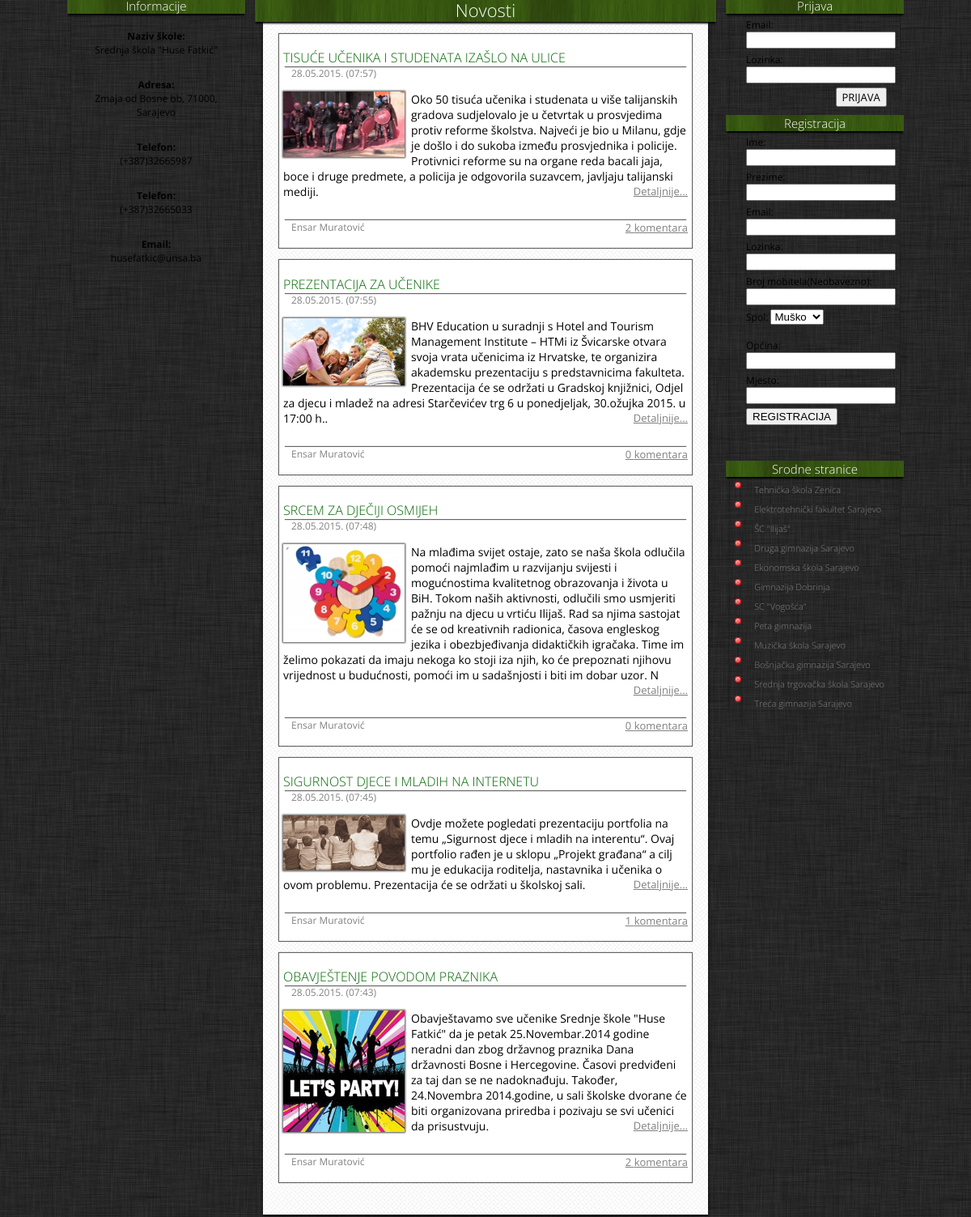
Screenshot of /index1.php with the database file from the repository.
### tables this page shows
CREATE TABLE IF NOT EXISTS `novosti` (
  `id` int(11) NOT NULL AUTO_INCREMENT,
  `autor` varchar(50) NOT NULL,
  `vrijeme` timestamp NOT NULL,
  `naslov` varchar(150) NOT NULL,
  `slika` varchar(100) NOT NULL,
  `tekst` varchar(500) NOT NULL,
  `detaljanTekst` varchar(10000) DEFAULT NULL,
  PRIMARY KEY (`id`)
);

### index1.php (the view, shortened to what this page needs)
<!DOCTYPE html>
<HTML>
<HEAD>
<link href="css/stil.css" rel="stylesheet" type="text/css">
<link href="css/stil.css" rel="stylesheet" type="text/css">
</HEAD>
<BODY>
		<div id="lijevoTijelo">
			<h3> Informacije</h3>
			<p><b>Naziv škole:</b><br> Srednja škola "Huse Fatkić"</p>
			<p><b>Adresa:</b><br> Zmaja od Bosne bb, 71000, Sarajevo</p>
			<p><b>Telefon:</b><br> (+387)32665987</p>
			<p><b>Telefon:</b><br> (+387)32665033</p>
			<p><b>Email:</b><br> husefatkic@unsa.ba</p>
		</div>
		<div id="desnoTijelo">
			<h3> Prijava</h3>
				<div id="login">
					<form  name="loginForma"  method="post" onsubmit="return validateLogin()" >
						Email: <input type="text" name="email" ><br>
						Lozinka: <input type="text" name="lozinka" ><br>
						<input type="submit" value="PRIJAVA" id="prijava">
					</form>
				</div>
			<h3> Registracija</h3>
				<div id="registracija">
					<form  name="regForma" >
						Ime: <input type="text" name="ime" >
						Prezime: <input type="text" name="prezime" >
						Email: <input type="text" name="email" >
						Lozinka: <input type="text" name="lozinka" >
						Broj mobitela(Neobavezno): <input type="text" name="mobitel" >
						Spol: <select>
								  <option value="Musko">Muško</option>
							   </select>
						<br>
						<br>
						Općina: <input type="text" name="opcina" >
						Mjesto: <input type="text" name="mjesto" >
						<input type="button" value="REGISTRACIJA" name="posalji" onclick="return validateRegistration()">
					</form>
				</div>
			<br>
			<br>
			<h3> Srodne stranice</h3>
			<ul>
				<li>
					<a href="http://www.tscze.com.ba/lokacija/uncategorised/lokacija">Tehnička škola Zenica</a>
				</li>
				<li>
					<a href="http://etf.unsa.ba/">Elektrotehnički fakultet Sarajevo</a>
				</li>
				<li>
					<a href="http://www.scilijas.com.ba/">ŠC "Ilijaš"</a>
				</li>
				<li>
					<a href="http://www.2gimnazija.edu.ba/">Druga gimnazija Sarajevo</a>
				</li>
				<li>
					<a href="http://www.ses.edu.ba/">Ekonomska škola Sarajevo</a>
				</li>
				<li>
					<a href="http://gdobrinja.edu.ba/">Gimnazija Dobrinja</a>
				</li>
				<li>
					<a href="http://www.mssvogosca.edu.ba/">SC "Vogošća"</a>
				</li>
				<li>
					<a href="http://www.peta-gimnazija.edu.ba/">Peta gimnazija</a>
				</li>
				<li>
					<a href="http://www.muzickasa.edu.ba/muzicka/">Muzička škola Sarajevo</a>
				</li>
				<li>
					<a href="http://www.bosnjackagim.edu.ba/">Bošnjačka gimnazija Sarajevo</a>
				</li>
				<li>
					<a href="http://www.sts.edu.ba/">Srednja trgovačka škola Sarajevo</a>
				</li>
				<li>
					<a href="http://www.treca-gimnazija.edu.ba/">Treća gimnazija Sarajevo</a>
				</li>
			</ul>
		</div>
		<div class= "sadrzaj">
			<h1> Novosti </h1>
			<ul>
					<?php
							$veza = new PDO("mysql:dbname=srednjaskola;host=localhost;charset=utf8", "adminiCclItz", "TeXad3t2Kj3L");
						    $veza->exec("set names utf8");
						    $rezultat = $veza->query("select id, autor, naslov, UNIX_TIMESTAMP(vrijeme) vrijeme2, slika, tekst, detaljanTekst from novosti order by vrijeme desc");
						    foreach($rezultat as $novost)
						    {
						    	$tId=$novost['id'];
						    	$tAutor=$novost['autor'];
						    	$tNaslov=$novost['naslov'];
						    	$tVrijeme=$tVrijeme=date("d.m.Y. (h:i)", $novost['vrijeme2']);
						    	$tSlika=$novost['slika'];
						    	$tTekst=$novost['tekst'];
						    	$rezultat=$veza->prepare("select count(*) from komentari where novost=$tId");
						        $rezultat->execute();
						        $broj = $rezultat->fetchColumn();
						    	print "<li>
											<h2> $tNaslov </h2>
												<p class='datum'> $tVrijeme </p>
												<p class='tekst'>
													<img src='$tSlika' alt=''>
													$tTekst
													<a href=''> Detaljnije...</a>
												</p>
												<p class='autor'> $tAutor                 	<a href='#'> $broj komentara  </a>  </p>
									  </li>";
						    }
					?>
			</ul>
		</div>
</BODY>
</HTML>

### css/stil.css (style rules this page uses)
body,html { margin: 0 auto 0; width: 1024px; background: url('../slike/pozadina.png'); background-repeat: repeat; }
.sadrzaj { margin: 0 auto 0; width: 520px; min-height: 550px; box-shadow: 0px 3px 3px 1px rgba(0,0,0,0.4); padding: 0px 15px 15px; background: url('../slike/novosti.png'); }
.sadrzaj h1 { font-family: 'Open Sans'; box-shadow: 0px 3px 2px -1px rgba(0,0,0,1); background: url('../slike/header.png'); color: white; font-size: 22px; font-weight: 300; margin-top: -3px; text-align: center; width: 570px; margin-left: -25px; }
.sadrzaj ul { padding:0px 5px 10px; margin: 0; list-style: none; }
.sadrzaj ul li { width: 500px; margin: 15px auto; padding: 5px 5px; box-shadow: 0px 0px 1px 1px rgba(0,0,0,0.6); background-color: white; }
.datum { font-size: 12px; color: grey; padding-left: 10px; margin: 0; font-family: 'Open Sans'; }
.autor { display: block; font-size: 12px; color: grey; padding-left: 10px; font-family: 'Open Sans'; box-shadow: 0px -3px 1px -2px rgba(0,0,0,0.6); }
.sadrzaj ul li h2 { display: block; box-shadow: 0px 3px 1px -2px rgba(0,0,0,0.6); color: #006600; display: block; text-decoration: none; font-family: 'Open Sans'; font-weight: 300; font-size: 16px; text-transform: uppercase; margin-bottom: 0; }
.sadrzaj ul li img { width: 150px; display: inline-block; float: left; margin-right: 8px; box-shadow: 0px 0px 2px 1px rgba(0,0,0,0.7); }
.tekst { display: inline-block; font-family: 'Open Sans'; font-weight: 400; font-size: 14px; }
.sadrzaj ul li p a { display: block; color: grey; float: right; display: block; text-align: right; font-size: 13px; }
#lijevoTijelo { margin-top: 0px; display: inline-block; float: left; width: 210px; height: auto; box-shadow: 0px 0px 2px 1px rgba(0,0,0,0.2); font-size: 12px; font-family: "Open Sans"; text-align: center; }
#lijevoTijelo h3 { display: block; font-size: 15px; font-family: "Open Sans"; color: white; margin:0; margin-left: -5px; text-align: center; font-weight: 300; width: 220px; background-image: url('../slike/header.png'); box-shadow: 0px 3px 2px -1px rgba(0,0,0,1); }
#lijevoTijelo p { padding: 7px; }
#desnoTijelo { margin-top: 0px; display: inline-block; padding: 0; float: right; width: 210px; height: auto; box-shadow: 0px 0px 2px 1px rgba(0,0,0,0.2); font-size: 12px; font-family: "Open Sans"; }
#login,#registracija,#unosUcenika { display: block; margin: 0px; padding: 5px 20px; }
#login form input,#registracija form input,#unosUcenika form input { margin-bottom: 5px; }
#registracija select { margin-left: 0px; }
#login #prijava { margin-left: 65%; font-family: 'Open Sans'; font-size: 13px; }
#desnoTijelo h3 { display: block; font-size: 15px; font-family: "Open Sans"; color: white; font-weight: 300; background-image: url('../slike/header.png'); margin:0; margin-left: -5px; width: 220px; text-align: center; box-shadow: 0px 3px 2px -1px rgba(0,0,0,1); }
#desnoTijelo ul { list-style-image: url('../slike/lista.png'); list-style-position: inside; margin:0; padding: 0; }
#desnoTijelo ul li a { text-decoration: none; font-size: 11px; font-weight: 300; font-family: "Open Sans"; color: grey; }

### rows the page displays
novosti: naslov "TISUĆE UČENIKA I STUDENATA IZAŠLO NA ULICE", tVrijeme "28.05.2015. (07:57)", slika (picture), tekst "Oko 50 tisuća učenika i studenata u više talijanskih gradova sudjelovalo je u četvrtak u prosvjedima protiv reforme školstva. Najveći je bio u Milanu, gdje je došlo i do sukoba između prosvjednika i policije. Protivnici reforme su na organe reda bacali jaja, boce i druge predmete, a policija je odgovorila suzavcem, javljaju talijanski mediji.", autor "Ensar Muratović", broj "2"
novosti: naslov "PREZENTACIJA ZA UČENIKE", tVrijeme "28.05.2015. (07:55)", slika (picture), tekst "BHV Education u suradnji s Hotel and Tourism Management Institute – HTMi iz Švicarske otvara svoja vrata učenicima iz Hrvatske, te organizira akademsku prezentaciju s predstavnicima fakulteta. Prezentacija će se održati u Gradskoj knjižnici, Odjel za djecu i mladež na adresi Starčevićev trg 6 u ponedjeljak, 30.ožujka 2015. u 17:00 h..", autor "Ensar Muratović", broj "0"
novosti: naslov "SRCEM ZA DJEČIJI OSMIJEH", tVrijeme "28.05.2015. (07:48)", slika (picture), tekst "Na mlađima svijet ostaje, zato se naša škola odlučila pomoći najmlađim u razvijanju svijesti i mogućnostima kvalitetnog obrazovanja i života u BiH. Tokom naših aktivnosti, odlučili smo usmjeriti pažnju na djecu u vrtiću Ilijaš. Rad sa njima sastojat će se od kreativnih radionica, časova engleskog jezika i obezbjeđivanja didaktičkih igračaka. Time im želimo pokazati da imaju nekoga ko stoji iza njih, ko će prepoznati njihovu vrijednost u budućnosti, pomoći im u sadašnjosti i biti im dobar uzor. N", autor "Ensar Muratović", broj "0"
novosti: naslov "SIGURNOST DJECE I MLADIH NA INTERNETU", tVrijeme "28.05.2015. (07:45)", slika (picture), tekst "Ovdje možete pogledati prezentaciju portfolia na temu „Sigurnost djece i mladih na interentu“. Ovaj portfolio rađen je u sklopu „Projekt građana“ a cilj mu je edukacija roditelja, nastavnika i učenika o ovom problemu. Prezentacija će se održati u školskoj sali.", autor "Ensar Muratović", broj "1"
novosti: naslov "OBAVJEŠTENJE POVODOM PRAZNIKA", tVrijeme "28.05.2015. (07:43)", slika (picture), tekst "Obavještavamo sve učenike Srednje škole \"Huse Fatkić\" da je petak 25.Novembar.2014 godine neradni dan zbog državnog praznika Dana državnosti Bosne i Hercegovine. Časovi predviđeni za taj dan se ne nadoknađuju. Također, 24.Novembra 2014.godine, u sali školske dvorane će biti organizovana priredba i pozivaju se svi učenici da prisustvuju.", autor "Ensar Muratović", broj "2"
